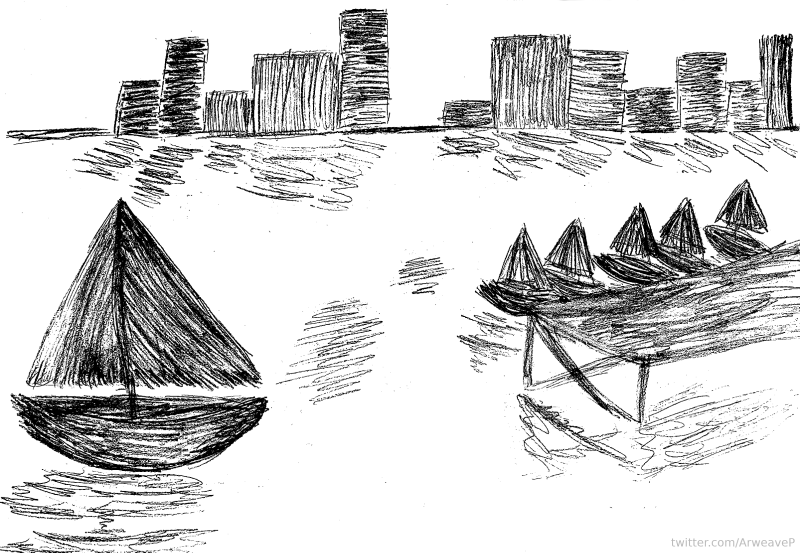
#> input picture puzzle_image.png, 1600 x 1105 px (shown at 1/2 size)
$ python deep_dive.py
#> lines starting #> are read from the running program, lines starting #| are printed output that depends on the picture
from PIL import Image
import numpy as np
from ecdsa import SigningKey, SECP256k1
import hashlib

# Load the image
img = Image.open('puzzle_image.png')
#> img is the input picture: PIL image 1600x1105 LA; mean R, G, B, A 211, 211, 211, 255
img_array = np.array(img)
grayscale = img_array[:, :, 0]
alpha = img_array[:, :, 1]

print("=== Deep analysis of the puzzle image ===")
print(f"Image size: {grayscale.shape}")
#| Image size: (1105, 1600)
print(f"Total pixels: {grayscale.size}")
#| Total pixels: 1768000

# The cHRM chunk is just standard PNG metadata, not a hidden key
# Let's focus on the pixel content

# 1. Look at the first row more carefully - the README says there are "strange non-zero pixels"
print("\n=== First row analysis (potential hidden data) ===")
first_row = grayscale[0, :]
#> first_row = 1600 values, max 255 at index 0, min 202 at index 1127, mean 254
# Find non-background pixels (background appears to be 255/white)
non_bg = [(i, v) for i, v in enumerate(first_row) if v != 255]
#> non_bg = 147 pairs, first value 1013 to 1400, second value 202 to 254
print(f"Non-255 pixels in first row: {len(non_bg)}")
#| Non-255 pixels in first row: 147
# These could encode data!
# Extract the values
values = [v for _, v in non_bg]
#> values = 147 values, max 254 at index 13, min 202 at index 30, mean 244.4
positions = [i for _, i in non_bg]
#> positions has the same summary as values
print(f"Values: {values}")
#> (printed output is left out)
print(f"Positions: {positions}")
#> (printed output is left out)

# Try to interpret as hex characters
# Values 0-255 could be mapped to hex in various ways
# Maybe values modulo 16?
print(f"\nValues mod 16: {[v % 16 for v in values]}")
#> (printed output is left out)
print(f"Values mod 16 as hex: {''.join(f'{v % 16:x}' for v in values)}")
#| Values mod 16 as hex: cac57fb8eac87eeeeedca60a51d60babcd037c0368abbbbbbbabbcdef122223457889abddeeeeeeeeeeeeeedcceeecdeeeceeddeeeeeecccccccccbba9abcdeedc87adeeeddddeeeeee

# 2. Look at rows around the building area (rows 700-900)
# These rows have many value jumps, which could hide data
print("\n=== Building region analysis (rows 700-900) ===")
building_area = grayscale[700:900, 0:300]
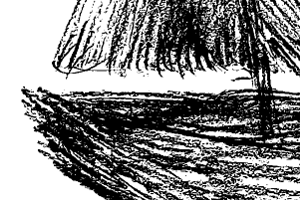
#> building_area: shape (200, 300); min 0, max 255, mean 137.9

# For each row, extract non-standard values
for row_offset in range(0, building_area.shape[0], 10):
    row = building_area[row_offset, :]
    # Values that are not 0 or 255
    non_std = [(i, v) for i, v in enumerate(row) if v not in [0, 255]]
    if non_std:
        vals = [v for _, v in non_std]
        # Try different interpretations
        # Maybe XOR with a constant?
        # Or maybe they represent something when sorted or arranged

# 3. Look at the boat region
# Based on the image description, there's a "biggest boat"
# Let's scan the image to find it
print("\n=== Looking for the biggest boat ===")

# The boat should be a region with many non-standard pixel values
# Let's scan different regions
best_region = None
best_score = 0

for y in range(0, grayscale.shape[0] - 100, 50):
    for x in range(0, grayscale.shape[1] - 200, 50):
        region = grayscale[y:y+100, x:x+200]
        # Count non-standard values (not 0, not 255)
        non_std = np.sum((region != 0) & (region != 255))
        if non_std > best_score:
            best_score = non_std
            best_region = (y, x)
#> after the loop, best_region = (600, 1150); best_score = 13680

print(f"Region with most non-standard values: rows {best_region[0]}-{best_region[0]+100}, cols {best_region[1]}-{best_region[1]+200}")
#| Region with most non-standard values: rows 600-700, cols 1150-1350
print(f"Score: {best_score}")
#| Score: 13680

# Look at this region more carefully
region = grayscale[best_region[0]:best_region[0]+100, best_region[1]:best_region[1]+200]
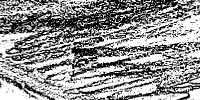
#> region: shape (100, 200); min 0, max 255, mean 146.2
print(f"Unique values in region: {len(np.unique(region))}")
#| Unique values in region: 256

# 4. Try to extract data from specific patterns
print("\n=== Looking for hex-encoded data ===")

# The private key is 32 bytes = 64 hex characters
# Look for 64 consecutive values that could be hex

# Check if any row contains exactly 64 non-standard values
for row in range(grayscale.shape[0]):
    row_data = grayscale[row, :]
    non_std = [(i, v) for i, v in enumerate(row_data) if v not in [0, 255]]
    if len(non_std) == 64:
        vals = [v for _, v in non_std]
        # Try as hex
        hex_str = ''.join(f'{v:02x}' for v in vals)
        print(f"Row {row}: 64 non-std values -> hex: {hex_str}")
        # Check if valid private key
        try:
            key_int = int(hex_str, 16)
            secp256k1_order = 0xFFFFFFFFFFFFFFFFFFFFFFFFFFFFFFFEBAAEDCE6AF48A03BBFD25E8CD0364141
            if 0 < key_int < secp256k1_order:
                print(f"  Valid private key!")
                # Derive address
                sk = SigningKey.from_string(bytes.fromhex(hex_str), curve=SECP256k1)
                vk = sk.get_verifying_key()
                public_key = b'\x04' + vk.to_string()
                keccak = hashlib.sha3_256(public_key).digest()
                address = '0x' + keccak[-20:].hex()
                print(f"  Derived address: {address}")
                print(f"  Prize address: 0xFF2142E98E09b5344994F9bEB9C56C95506B9F17")
                print(f"  Match: {address.lower() == '0xff2142e98e09b5344994f9eb9c56c95506b9f17'.lower()}")
        except:
            pass
#> this loop made 1105 passes
#> non_std on passes 4, 9, 10: [(47, 248), (48, 194)], [(893, 253), (894, 253), (895, 254)], [(13, 254), (893, 149), (894, 122), (895, 177), (896, 246)]
#| Row 1038: 64 non-std values -> hex: fefee7f5ebe1492a3ea8cc930e162b3259d4fdd6c6a3bddbe4fac2bae5a9484bbec2382f8bb196e7ac8b928d96573288fefe790c4c1c3238081962b7c2bed6f8

# 5. Check if the data might be encoded differently
# Maybe each pixel value represents a nibble (4 bits) of the key
print("\n=== Nibble encoding approach ===")
# Take non-255, non-0 values and treat as nibbles
all_vals = grayscale.flatten()
non_std_all = [v for v in all_vals if v not in [0, 255]]
#> non_std_all = 418132 items
print(f"Total non-standard values: {len(non_std_all)}")
#| Total non-standard values: 418132

# Try grouping into nibbles
if len(non_std_all) >= 64:
    # Take first 64 values
    nibbles = [v % 16 for v in non_std_all[:64]]
#> nibbles = 64 values, max 15 at index 5, min 0 at index 22, mean 8.78
    hex_str = ''.join(f'{n:x}' for n in nibbles)
    print(f"First 64 nibbles as hex: {hex_str}")
#| First 64 nibbles as hex: cac57fb8eac87eeeeedca60a51d60babcd037c0368abbbbbbbabbcdef1222234
    try:
        key_int = int(hex_str, 16)
#> key_int = 91716145792722936773967224999374758209577243536586567807033429373270427312692
        secp256k1_order = 0xFFFFFFFFFFFFFFFFFFFFFFFFFFFFFFFEBAAEDCE6AF48A03BBFD25E8CD0364141
        if 0 < key_int < secp256k1_order:
            print(f"Valid private key!")
    except:
        pass

# 6. Check if the key is hidden in the differences between adjacent pixels
print("\n=== Difference encoding ===")
flat = grayscale.flatten()
diffs = [int(flat[i+1]) - int(flat[i]) for i in range(min(1000, len(flat)-1))]
#> diffs = 1000 values from 0 to 0
print(f"First 50 diffs: {diffs[:50]}")
#| First 50 diffs: [0, 0, 0, 0, 0, 0, 0, 0, 0, 0, 0, 0, 0, 0, 0, 0, 0, 0, 0, 0, 0, 0, 0, 0, 0, 0, 0, 0, 0, 0, 0, 0, 0, 0, 0, 0, 0, 0, 0, 0, 0, 0, 0, 0, 0, 0, 0, 0, 0, 0]

# Try to interpret diffs as data
# Positive diffs could be 1, negative could be 0
bits = [1 if d > 0 else 0 for d in diffs]
#> bits = 1000 values from 0 to 0
# Convert to bytes
bytes_list = []
for i in range(0, len(bits) - 7, 8):
    byte = 0
    for j in range(8):
        byte = (byte << 1) | bits[i + j]
    bytes_list.append(byte)
#> this loop made 125 passes
#> i on passes 2 to 13: 8, 16, 24, 32, 40, 48, 56, 64, 72, 80, 88, 96
#> after the loop, bytes_list = 125 values from 0 to 0

# Check for printable ASCII
printable = ''.join(chr(b) if 32 <= b <= 126 else '.' for b in bytes_list[:50])
print(f"Diff-encoded text: {printable}")
#> (printed output is left out)

print("\n=== Conclusion ===")
print("Standard steganography approaches haven't found the key.")
print("The puzzle might require:")
print("1. Visual inspection with specific contrast settings")
print("2. Understanding the specific artistic technique used")
print("3. A non-standard encoding method")
print("4. Combining information from multiple parts of the image")
